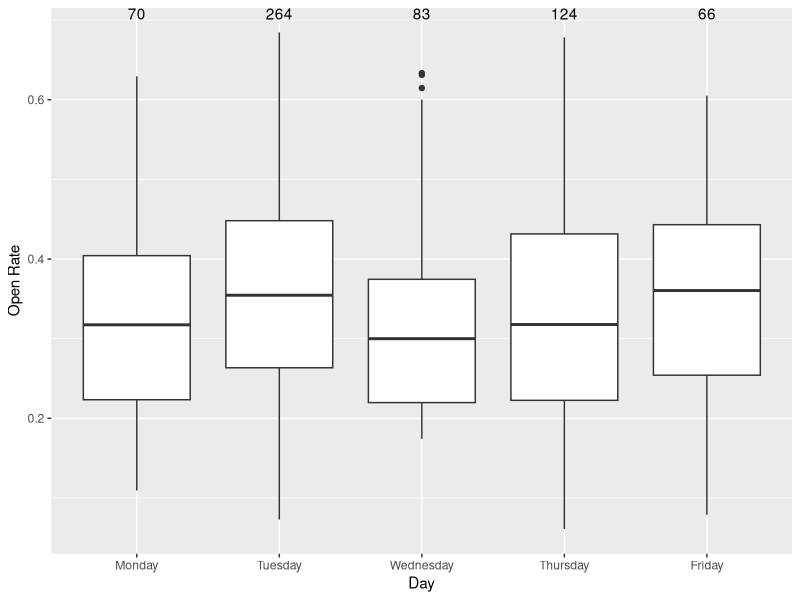
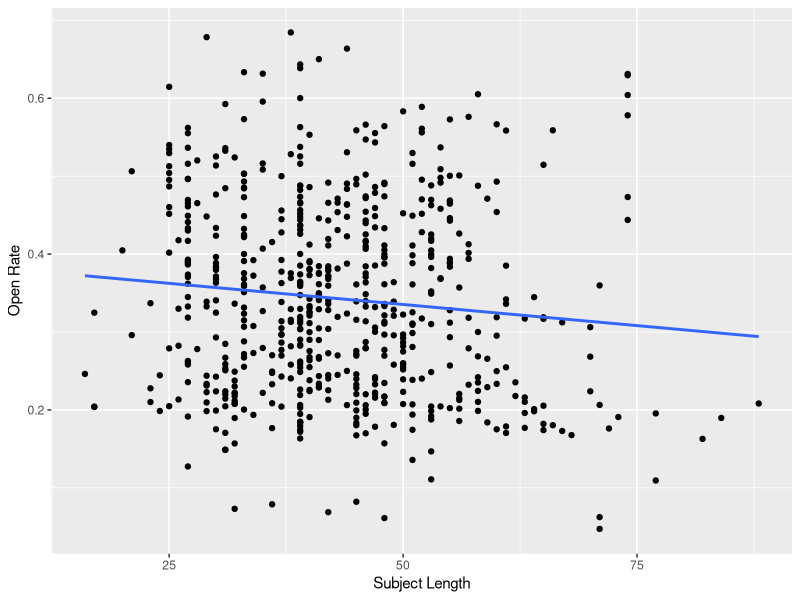

Reproduce these figures in R, in order.
## ---- chunk 1
knitr::opts_chunk$set(echo = TRUE)
remove(list = ls())
library(readxl)
library(tidyverse)
library(lubridate)
emails <- read_excel("PGI master.xlsx")
## ---- chunk 2
emails$Day <- as.Date(emails$`Sent Date`)
emails$Day <- weekdays(emails$Day)
day_order <- c("Sunday", "Monday", "Tuesday", "Wednesday", "Thursday", "Friday", "Saturday")
emails$Day <- factor(emails$Day, levels = day_order, ordered = TRUE)

emails <- emails %>% filter(`Total Recipients` > 20 & Opens > 10)
## ---- chunk 3
emailsMF <- emails %>% filter(Day != 'Sunday')
emailsS <- emails %>% filter(Day == 'Sunday')

counts <- emailsMF %>% 
  group_by(Day) %>%
  tally()

ggplot(data=emailsMF, mapping=aes(x=Day, y=`Open Rate`))+
  geom_boxplot()+
  geom_text(data = counts,
            aes(Day, Inf, label = n), vjust = 1)
## ---- chunk 4
emails <- emails %>% mutate(`Subject Length` = nchar(Subject))

ggplot(data=emails, mapping=aes(x=`Subject Length`, y=`Open Rate`))+
  geom_point()+
  geom_smooth(method = lm, se=FALSE)
